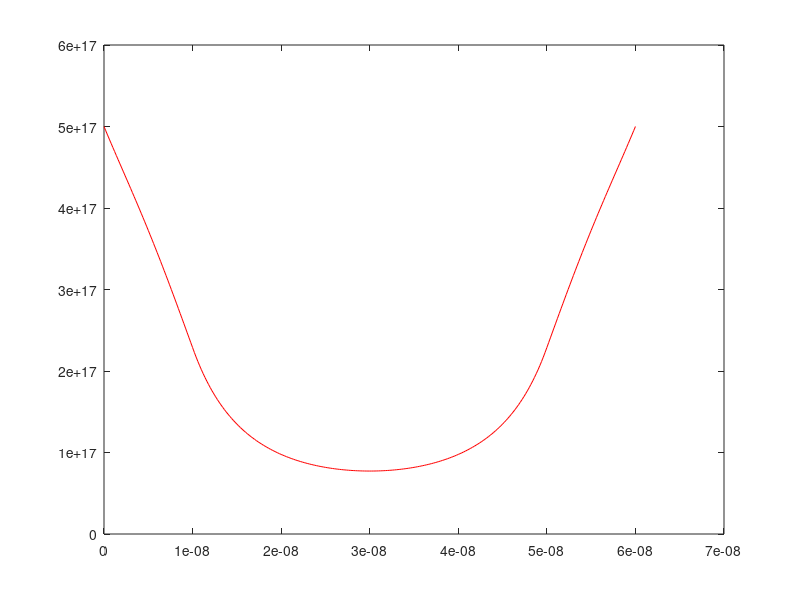
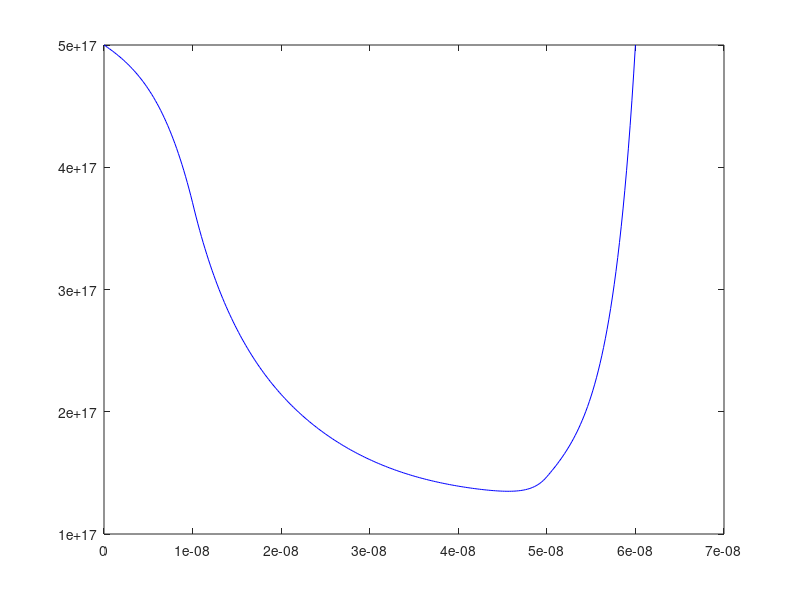
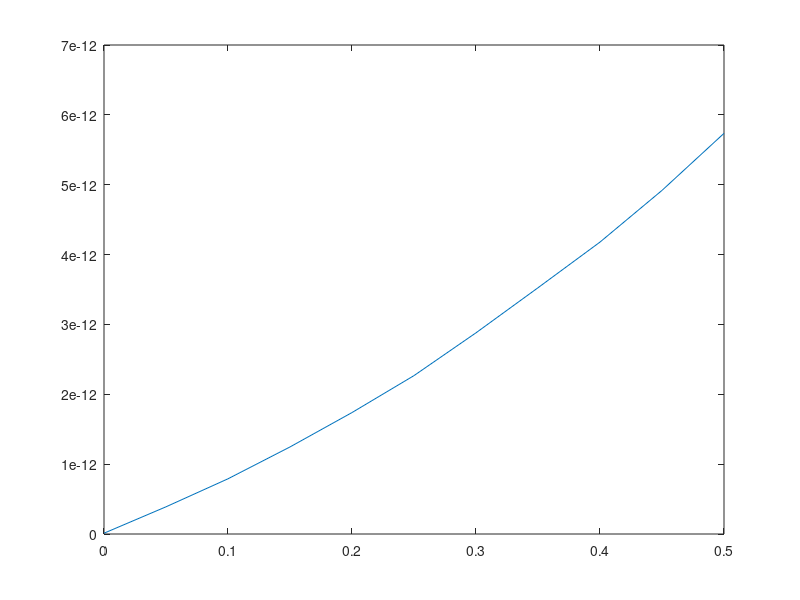

MATLAB code to generate these figures, in order:
clear;
q = 1.602192e-19; 
eps0 = 8.854187e-12; 
Deltax = 0.2e-9;
m0 = 9.109383e-31 ;
N = 301; 
T=300.0;
hbar = 1.054571e-34;
k = 1.380662e-23;
ni = 1.075e16;
eps_si = 11.7; 
eps_ox = 3.9; 
Lx=100e-9;
Ly=100e-9;
x = Deltax * transpose([0:N-1]);
thermal = k*T/q;
coef = Deltax*Deltax*q/eps0;
interface1 = 51;
interface2 = 251;
Nd= zeros(N,1);
Nd(1:interface1,1) = 5e23;
Nd(interface1+1:interface2-1,1) = 2e21;
Nd(interface2:N,1) = 5e23;
res = zeros (N,1);
Jaco = sparse (N,N);
phi = zeros (N,1);
phi(:,1)=thermal*log(Nd(:,1)/ni);
res2 = zeros (2*N,1);
Jaco2 = sparse(2*N,2*N);   
mobility = 2000e-4;
Area = 1e-12; 
Current=zeros(11,1);
for newton=1:20

    res(1,1)= phi(1,1) -thermal*log(Nd(1,1)/ni);
    Jaco(1,1) =1;
    for j=2:N-1
        res(j,1)= eps_si*(phi(j+1,1)-2*phi(j,1)+phi(j-1,1))-coef*(-Nd(j,1)+ni*exp(phi(j,1)/thermal));
        Jaco(j,j+1) = eps_si;
        Jaco(j,j) = -2*eps_si-coef*ni*exp(phi(j,1)/thermal)/thermal;
        Jaco(j,j-1) = eps_si;
    end
    res(N,1) = phi(N,1) - thermal*log(Nd(1,1)/ni);
    Jaco(N,N) = 1;
    update = Jaco\(-res);
    phi = phi + update;
end 
figure(1);
elec1 = zeros(N,1);
elec1 = ni*exp(phi/thermal);
plot(x,elec1/1e6,'color', 'r');
hold on

%continuity equation
elec2 = zeros(N,1);
elec2 = ni*exp(phi/thermal); 
for bias= 1:11
    Voltage=(bias-1)*0.05;
for nt = 1:20
    res2(1,1) = phi(1,1) - thermal*log(Nd(1,1)/ni);
    Jaco2(1,1) = 1;
     for j = 2:N-1
        res2(2*j-1,1) = eps_si*(phi(j+1,1)-2*phi(j,1)+phi(j-1,1))+coef*(Nd(j,1)-elec2(j,1));
        Jaco2(2*j-1,2*j+1) = eps_si;
        Jaco2(2*j-1,2*j-1) = -2*eps_si;
        Jaco2(2*j-1,2*j-3) = eps_si;
        Jaco2(2*j-1,2*j) = -coef;
     end
    res2(2*N-1,1) = phi(N,1) - thermal*log(Nd(N,1)/ni) - Voltage;
    Jaco2(2*N-1,2*N-1) = 1;
for j=1:N-1
    n_av=0.5*(elec2(j+1,1)+elec2(j,1));
    dphidx= (phi(j+1,1)-phi(j,1))/Deltax;
    delecdx=(elec2(j+1,1)-elec2(j,1))/Deltax;
    Jn= n_av * dphidx- thermal *delecdx;
    res2(2*j,1)=res2(2*j,1)+ Jn;
    Jaco2(2*j,2*j+2)= Jaco2(2*j,2*j+2)+0.5*dphidx-thermal/Deltax;
    Jaco2(2*j,2*j)= Jaco2(2*j,2*j)+0.5*dphidx+thermal/Deltax;
    Jaco2(2*j,2*j+1)= Jaco2(2*j,2*j+1)+n_av/Deltax;
    Jaco2(2*j,2*j-1)= Jaco2(2*j,2*j-1)-n_av/Deltax;
    res2(2*j+2,1)= res2(2*j+2,1)-Jn;
    Jaco2(2*j+2,2*j+2)=Jaco2(2*j+2,2*j+2)-0.5*dphidx+thermal/Deltax;
    Jaco2(2*j+2,2*j)= Jaco2(2*j+2,2*j)-0.5*dphidx-thermal/Deltax;
    Jaco2(2*j+2,2*j+1)= Jaco2(2*j+2,2*j+1)-n_av/Deltax;
    Jaco2(2*j+2,2*j-1)= Jaco2(2*j+2,2*j-1)+n_av/Deltax;
end

 %Scaling
res2(2,1) = elec2(1,1)-Nd(1,1);
Jaco2(2,:) = 0.0;
Jaco2(2,2) = 1.0;    
res2(2*N,1) = elec2(N,1) - Nd(N,1);
Jaco2(2*N,:) = 0.0;
Jaco2(2*N,2*N) = 1.0;
Cvector= zeros(2*N,1);
Cvector(1:2:2*N-1,1) = thermal;
Cvector(2:2:2*N,1)=max(abs(Nd));
Cmatrix = spdiags(Cvector,0,2*N,2*N);
Jaco_scaled = Jaco2 * Cmatrix;
Rvector = 1./sum(abs(Jaco_scaled),2);
Rmatrix = spdiags(Rvector,0,2*N,2*N);
Jaco_scaled = Rmatrix* Jaco_scaled;
res_scaled = Rmatrix *res2;
update_scaled=Jaco_scaled \ (-res_scaled);
update= Cmatrix* update_scaled;
phi = phi + update(1:2:2*N-1,1);
elec2 = elec2 + update(2:2:2*N,1);
end
Current(bias,1)=q*mobility*(elec2(N,1)*(phi(N,1)-phi(N-1,1))/Deltax-thermal*(elec2(N,1)-elec2(N-1,1))/Deltax)/1e+4*Area;
end
figure(2);
plot (x, elec2/1e6,'color', 'b');
hold on;
figure(3);
plot (0:0.05:0.5,Current/1e6);
hold on;
